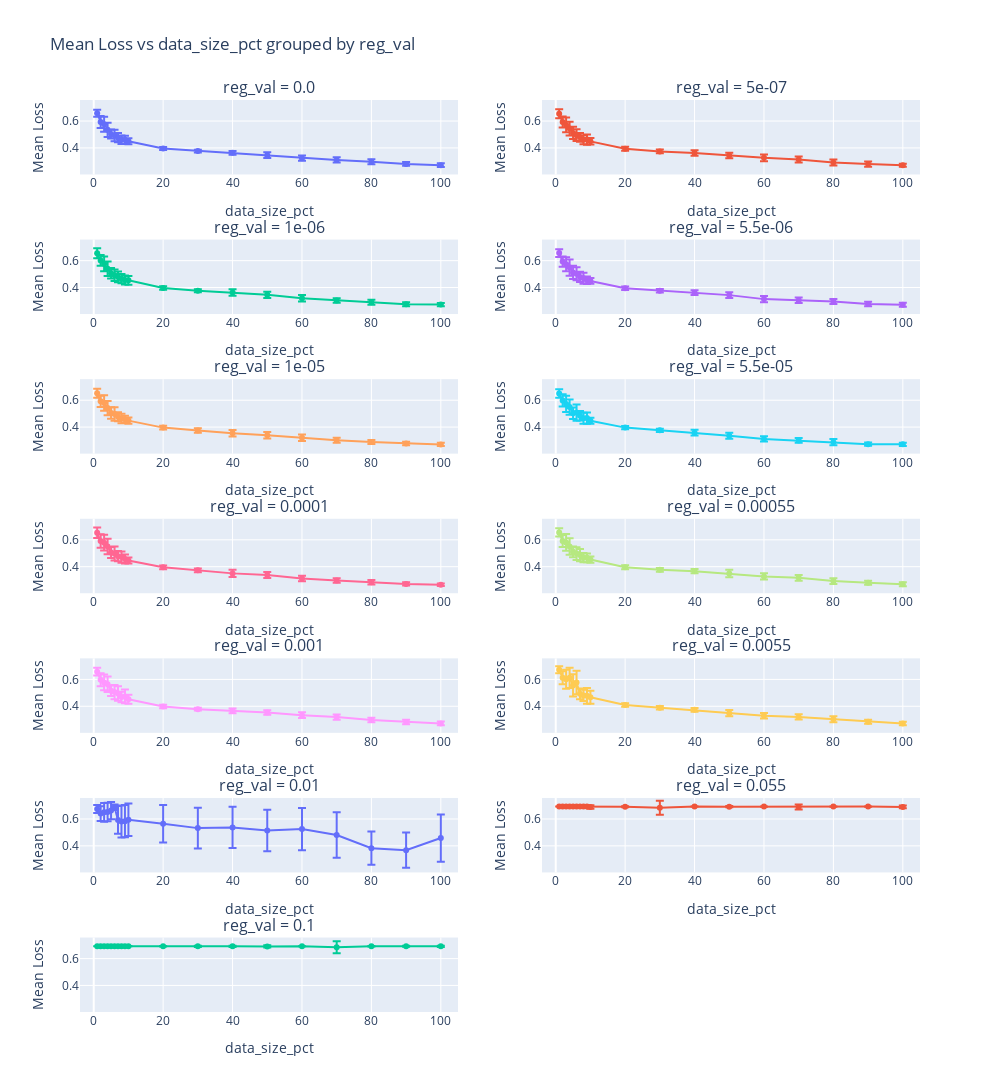

Notebook cell for this chart:
### Code cell
plot_reg_val = plot_mean_loss(dataset, x_axis='data_size_pct', group_by='reg_val', log_x=False)

### Figure 1 — Plotly figure (JSON) as saved in the notebook; plotly's stock layout.template omitted (floating-point values rounded to 4 significant figures)
{"data": [{"error_y": {"array": [0.02639, 0.04429, 0.05514, 0.05271, 0.03351, 0.04314, 0.03443, 0.03184, 0.02993, 0.02291, 0.01124, 0.01028, 0.01366, 0.02127, 0.01938, 0.01961, 0.01875, 0.01398, 0.01399], "type": "data", "visible": true}, "hoverinfo": "text", "hovertext": ["data_size_pct: 1<br>Mean Loss: 0.6581666253010432<br>Avg Learning Rate: 0.005257", "data_size_pct: 2<br>Mean Loss: 0.5933529893557231<br>Avg Learning Rate: 0.00172", "data_size_pct: 3<br>Mean Loss: 0.5761397994558017<br>Avg Learning Rate: 0.00328", "data_size_pct: 4<br>Mean Loss: 0.5346060084303219<br>Avg Learning Rate: 0.00193", "data_size_pct: 5<br>Mean Loss: 0.5032687005897363<br>Avg Learning Rate: 0.00082", "data_size_pct: 6<br>Mean Loss: 0.4929598865409692<br>Avg Learning Rate: 0.0008500000000000001", "data_size_pct: 7<br>Mean Loss: 0.47589851483702655<br>Avg Learning Rate: 0.00112", "data_size_pct: 8<br>Mean Loss: 0.4607821782926718<br>Avg Learning Rate: 0.00112", "data_size_pct: 9<br>Mean Loss: 0.46054519275824224<br>Avg Learning Rate: 0.00091", "data_size_pct: 10<br>Mean Loss: 0.44953491879006224<br>Avg Learning Rate: 0.00082", "data_size_pct: 20<br>Mean Loss: 0.39483428952594596<br>Avg Learning Rate: 0.000355", "data_size_pct: 30<br>Mean Loss: 0.3768753640602032<br>Avg Learning Rate: 0.001015", "data_size_pct: 40<br>Mean Loss: 0.36295416367550687<br>Avg Learning Rate: 0.0026470000000000005", "data_size_pct: 50<br>Mean Loss: 0.3461409385502338<br>Avg Learning Rate: 0.003709", "data_size_pct: 60<br>Mean Loss: 0.32353477043410145<br>Avg Learning Rate: 0.005710000000000001", "data_size_pct: 70<br>Mean Loss: 0.31006798315793277<br>Avg Learning Rate: 0.006070000000000001", "data_size_pct: 80<br>Mean Loss: 0.2970875490456819<br>Avg Learning Rate: 0.006367", "data_size_pct: 90<br>Mean Loss: 0.28076828154424827<br>Avg Learning Rate: 0.00577", "data_size_pct: 100<br>Mean Loss: 0.27146354397137956<br>Avg Learning Rate: 0.00724"], "mode": "lines+markers", "name": "0.0", "type": "scatter", "x": [1, 2, 3, 4, 5, 6, 7, 8, 9, 10, 20, 30, 40, 50, 60, 70, 80, 90, 100], "xaxis": "x", "y": [0.6582, 0.5934, 0.5761, 0.5346, 0.5033, 0.493, 0.4759, 0.4608, 0.4605, 0.4495, 0.3948, 0.3769, 0.363, 0.3461, 0.3235, 0.3101, 0.2971, 0.2808, 0.2715], "yaxis": "y"}, {"error_y": {"array": [0.0334, 0.04134, 0.05503, 0.05158, 0.04576, 0.04383, 0.0321, 0.03319, 0.03816, 0.0241, 0.01513, 0.01448, 0.02003, 0.02024, 0.02545, 0.02198, 0.02214, 0.01927, 0.01155], "type": "data", "visible": true}, "hoverinfo": "text", "hovertext": ["data_size_pct: 1<br>Mean Loss: 0.6542377854386966<br>Avg Learning Rate: 0.006127", "data_size_pct: 2<br>Mean Loss: 0.5931385990977288<br>Avg Learning Rate: 0.00235", "data_size_pct: 3<br>Mean Loss: 0.5710081625481447<br>Avg Learning Rate: 0.00364", "data_size_pct: 4<br>Mean Loss: 0.5440779816110929<br>Avg Learning Rate: 0.00295", "data_size_pct: 5<br>Mean Loss: 0.5114081205427646<br>Avg Learning Rate: 0.00091", "data_size_pct: 6<br>Mean Loss: 0.49484785373012224<br>Avg Learning Rate: 0.0008500000000000001", "data_size_pct: 7<br>Mean Loss: 0.47850306406617166<br>Avg Learning Rate: 0.0005200000000000001", "data_size_pct: 8<br>Mean Loss: 0.4609370579073826<br>Avg Learning Rate: 0.00046", "data_size_pct: 9<br>Mean Loss: 0.46227793211738266<br>Avg Learning Rate: 0.0011500000000000002", "data_size_pct: 10<br>Mean Loss: 0.44872433379292487<br>Avg Learning Rate: 0.00055", "data_size_pct: 20<br>Mean Loss: 0.3939296383410692<br>Avg Learning Rate: 4.6e-05", "data_size_pct: 30<br>Mean Loss: 0.37410440636177855<br>Avg Learning Rate: 0.00148", "data_size_pct: 40<br>Mean Loss: 0.3624545518060525<br>Avg Learning Rate: 0.003418", "data_size_pct: 50<br>Mean Loss: 0.34302108847846585<br>Avg Learning Rate: 0.006217", "data_size_pct: 60<br>Mean Loss: 0.32624589287986355<br>Avg Learning Rate: 0.0062050000000000004", "data_size_pct: 70<br>Mean Loss: 0.31415635642906026<br>Avg Learning Rate: 0.006667", "data_size_pct: 80<br>Mean Loss: 0.2919695634891589<br>Avg Learning Rate: 0.006034", "data_size_pct: 90<br>Mean Loss: 0.27933164980262515<br>Avg Learning Rate: 0.0060999999999999995", "data_size_pct: 100<br>Mean Loss: 0.27053767847518123<br>Avg Learning Rate: 0.007537"], "mode": "lines+markers", "name": "5e-07", "type": "scatter", "x": [1, 2, 3, 4, 5, 6, 7, 8, 9, 10, 20, 30, 40, 50, 60, 70, 80, 90, 100], "xaxis": "x2", "y": [0.6542, 0.5931, 0.571, 0.5441, 0.5114, 0.4948, 0.4785, 0.4609, 0.4623, 0.4487, 0.3939, 0.3741, 0.3625, 0.343, 0.3262, 0.3142, 0.292, 0.2793, 0.2705], "yaxis": "y2"}, {"error_y": {"array": [0.03691, 0.03983, 0.0548, 0.05426, 0.03914, 0.04251, 0.03967, 0.0347, 0.03342, 0.03307, 0.01323, 0.01133, 0.02362, 0.02329, 0.02501, 0.01679, 0.01828, 0.01499, 0.01171], "type": "data", "visible": true}, "hoverinfo": "text", "hovertext": ["data_size_pct: 1<br>Mean Loss: 0.6553212486207485<br>Avg Learning Rate: 0.005527000000000001", "data_size_pct: 2<br>Mean Loss: 0.6012765245636305<br>Avg Learning Rate: 0.0020800000000000003", "data_size_pct: 3<br>Mean Loss: 0.5759483127295971<br>Avg Learning Rate: 0.00331", "data_size_pct: 4<br>Mean Loss: 0.5401459895074368<br>Avg Learning Rate: 0.0029800000000000004", "data_size_pct: 5<br>Mean Loss: 0.5066953108708063<br>Avg Learning Rate: 0.0005800000000000001", "data_size_pct: 6<br>Mean Loss: 0.491565449933211<br>Avg Learning Rate: 0.00097", "data_size_pct: 7<br>Mean Loss: 0.47882764081160223<br>Avg Learning Rate: 0.0011200000000000001", "data_size_pct: 8<br>Mean Loss: 0.46557365482052165<br>Avg Learning Rate: 0.0008500000000000001", "data_size_pct: 9<br>Mean Loss: 0.4563390112419923<br>Avg Learning Rate: 0.0008500000000000001", "data_size_pct: 10<br>Mean Loss: 0.45336366285880403<br>Avg Learning Rate: 0.0009400000000000001", "data_size_pct: 20<br>Mean Loss: 0.39568620880444844<br>Avg Learning Rate: 0.00036700000000000003", "data_size_pct: 30<br>Mean Loss: 0.37513332923253373<br>Avg Learning Rate: 0.001414", "data_size_pct: 40<br>Mean Loss: 0.362532040476799<br>Avg Learning Rate: 0.003049", "data_size_pct: 50<br>Mean Loss: 0.34571763043602305<br>Avg Learning Rate: 0.005788000000000001", "data_size_pct: 60<br>Mean Loss: 0.319752679169178<br>Avg Learning Rate: 0.006907", "data_size_pct: 70<br>Mean Loss: 0.3026123406117161<br>Avg Learning Rate: 0.0088", "data_size_pct: 80<br>Mean Loss: 0.29057660923649864<br>Avg Learning Rate: 0.008167", "data_size_pct: 90<br>Mean Loss: 0.275194427780807<br>Avg Learning Rate: 0.006634", "data_size_pct: 100<br>Mean Loss: 0.27238740331182876<br>Avg Learning Rate: 0.00634"], "mode": "lines+markers", "name": "1e-06", "type": "scatter", "x": [1, 2, 3, 4, 5, 6, 7, 8, 9, 10, 20, 30, 40, 50, 60, 70, 80, 90, 100], "xaxis": "x3", "y": [0.6553, 0.6013, 0.5759, 0.5401, 0.5067, 0.4916, 0.4788, 0.4656, 0.4563, 0.4534, 0.3957, 0.3751, 0.3625, 0.3457, 0.3198, 0.3026, 0.2906, 0.2752, 0.2724], "yaxis": "y3"}, {"error_y": {"array": [0.02888, 0.0378, 0.05194, 0.05982, 0.04958, 0.04882, 0.03784, 0.0413, 0.02723, 0.02116, 0.01348, 0.01365, 0.01721, 0.02137, 0.02272, 0.02051, 0.01815, 0.0165, 0.01551], "type": "data", "visible": true}, "hoverinfo": "text", "hovertext": ["data_size_pct: 1<br>Mean Loss: 0.6560138613979022<br>Avg Learning Rate: 0.004657", "data_size_pct: 2<br>Mean Loss: 0.5929482033848763<br>Avg Learning Rate: 0.0025900000000000003", "data_size_pct: 3<br>Mean Loss: 0.572860000183185<br>Avg Learning Rate: 0.00334", "data_size_pct: 4<br>Mean Loss: 0.5479812412957351<br>Avg Learning Rate: 0.00244", "data_size_pct: 5<br>Mean Loss: 0.5119637344777584<br>Avg Learning Rate: 0.00088", "data_size_pct: 6<br>Mean Loss: 0.5020668937762578<br>Avg Learning Rate: 0.00103", "data_size_pct: 7<br>Mean Loss: 0.47866598544021444<br>Avg Learning Rate: 0.00046", "data_size_pct: 8<br>Mean Loss: 0.4689379658301671<br>Avg Learning Rate: 0.00058", "data_size_pct: 9<br>Mean Loss: 0.45412735611200333<br>Avg Learning Rate: 0.0014500000000000001", "data_size_pct: 10<br>Mean Loss: 0.4488921896616617<br>Avg Learning Rate: 0.00082", "data_size_pct: 20<br>Mean Loss: 0.39480086592336494<br>Avg Learning Rate: 0.00049", "data_size_pct: 30<br>Mean Loss: 0.3758403965334097<br>Avg Learning Rate: 0.001414", "data_size_pct: 40<br>Mean Loss: 0.36165618712703385<br>Avg Learning Rate: 0.003844", "data_size_pct: 50<br>Mean Loss: 0.34316356721023716<br>Avg Learning Rate: 0.005572", "data_size_pct: 60<br>Mean Loss: 0.31336063196261726<br>Avg Learning Rate: 0.0075699999999999995", "data_size_pct: 70<br>Mean Loss: 0.3045816220218936<br>Avg Learning Rate: 0.007837", "data_size_pct: 80<br>Mean Loss: 0.2960222912331422<br>Avg Learning Rate: 0.007209999999999999", "data_size_pct: 90<br>Mean Loss: 0.2771260326852401<br>Avg Learning Rate: 0.00847", "data_size_pct: 100<br>Mean Loss: 0.2715418578063448<br>Avg Learning Rate: 0.006337"], "mode": "lines+markers", "name": "5.5e-06", "type": "scatter", "x": [1, 2, 3, 4, 5, 6, 7, 8, 9, 10, 20, 30, 40, 50, 60, 70, 80, 90, 100], "xaxis": "x4", "y": [0.656, 0.5929, 0.5729, 0.548, 0.512, 0.5021, 0.4787, 0.4689, 0.4541, 0.4489, 0.3948, 0.3758, 0.3617, 0.3432, 0.3134, 0.3046, 0.296, 0.2771, 0.2715], "yaxis": "y4"}, {"error_y": {"array": [0.03381, 0.04178, 0.05687, 0.05305, 0.04211, 0.05, 0.03312, 0.03524, 0.02616, 0.02347, 0.01396, 0.01599, 0.02386, 0.0245, 0.0233, 0.01918, 0.01455, 0.01289, 0.01273], "type": "data", "visible": true}, "hoverinfo": "text", "hovertext": ["data_size_pct: 1<br>Mean Loss: 0.6519740112125874<br>Avg Learning Rate: 0.005347", "data_size_pct: 2<br>Mean Loss: 0.5919789568086464<br>Avg Learning Rate: 0.00193", "data_size_pct: 3<br>Mean Loss: 0.5794247765342394<br>Avg Learning Rate: 0.003607", "data_size_pct: 4<br>Mean Loss: 0.5415326349933942<br>Avg Learning Rate: 0.00136", "data_size_pct: 5<br>Mean Loss: 0.5050825086732705<br>Avg Learning Rate: 0.00028", "data_size_pct: 6<br>Mean Loss: 0.49764983162283893<br>Avg Learning Rate: 0.00025", "data_size_pct: 7<br>Mean Loss: 0.4764381967236598<br>Avg Learning Rate: 0.00193", "data_size_pct: 8<br>Mean Loss: 0.4640666126211484<br>Avg Learning Rate: 0.0012400000000000002", "data_size_pct: 9<br>Mean Loss: 0.45906366343299543<br>Avg Learning Rate: 0.00064", "data_size_pct: 10<br>Mean Loss: 0.44815312648812927<br>Avg Learning Rate: 0.00118", "data_size_pct: 20<br>Mean Loss: 0.396020470286409<br>Avg Learning Rate: 1.3000000000000001e-05", "data_size_pct: 30<br>Mean Loss: 0.3746653924634059<br>Avg Learning Rate: 0.001783", "data_size_pct: 40<br>Mean Loss: 0.3539781293024619<br>Avg Learning Rate: 0.004752999999999999", "data_size_pct: 50<br>Mean Loss: 0.3393823012088735<br>Avg Learning Rate: 0.006268", "data_size_pct: 60<br>Mean Loss: 0.3205225010837118<br>Avg Learning Rate: 0.00661", "data_size_pct: 70<br>Mean Loss: 0.3017274181048075<br>Avg Learning Rate: 0.00817", "data_size_pct: 80<br>Mean Loss: 0.2890753849223256<br>Avg Learning Rate: 0.0076", "data_size_pct: 90<br>Mean Loss: 0.2774491782610615<br>Avg Learning Rate: 0.0075699999999999995", "data_size_pct: 100<br>Mean Loss: 0.27106745842844243<br>Avg Learning Rate: 0.0076"], "mode": "lines+markers", "name": "1e-05", "type": "scatter", "x": [1, 2, 3, 4, 5, 6, 7, 8, 9, 10, 20, 30, 40, 50, 60, 70, 80, 90, 100], "xaxis": "x5", "y": [0.652, 0.592, 0.5794, 0.5415, 0.5051, 0.4976, 0.4764, 0.4641, 0.4591, 0.4482, 0.396, 0.3747, 0.354, 0.3394, 0.3205, 0.3017, 0.2891, 0.2774, 0.2711], "yaxis": "y5"}, {"error_y": {"array": [0.03189, 0.04561, 0.05998, 0.05661, 0.04236, 0.06044, 0.03551, 0.04066, 0.042, 0.02215, 0.01134, 0.01232, 0.02134, 0.02315, 0.01967, 0.01763, 0.02253, 0.01168, 0.01265], "type": "data", "visible": true}, "hoverinfo": "text", "hovertext": ["data_size_pct: 1<br>Mean Loss: 0.6501003796855609<br>Avg Learning Rate: 0.005257", "data_size_pct: 2<br>Mean Loss: 0.5980324629445871<br>Avg Learning Rate: 0.0025900000000000003", "data_size_pct: 3<br>Mean Loss: 0.5727694563567638<br>Avg Learning Rate: 0.00304", "data_size_pct: 4<br>Mean Loss: 0.5489964440961679<br>Avg Learning Rate: 0.00118", "data_size_pct: 5<br>Mean Loss: 0.5025759569307168<br>Avg Learning Rate: 0.0008500000000000001", "data_size_pct: 6<br>Mean Loss: 0.5083393233021101<br>Avg Learning Rate: 0.00103", "data_size_pct: 7<br>Mean Loss: 0.48471704110503194<br>Avg Learning Rate: 0.0015400000000000001", "data_size_pct: 8<br>Mean Loss: 0.4652848449349403<br>Avg Learning Rate: 0.00088", "data_size_pct: 9<br>Mean Loss: 0.46675374316672485<br>Avg Learning Rate: 0.00148", "data_size_pct: 10<br>Mean Loss: 0.4471662640074889<br>Avg Learning Rate: 0.0014500000000000001", "data_size_pct: 20<br>Mean Loss: 0.3960685905814171<br>Avg Learning Rate: 8.5e-05", "data_size_pct: 30<br>Mean Loss: 0.37564582889278725<br>Avg Learning Rate: 0.001075", "data_size_pct: 40<br>Mean Loss: 0.3586797937254111<br>Avg Learning Rate: 0.0047740000000000005", "data_size_pct: 50<br>Mean Loss: 0.33535327290495237<br>Avg Learning Rate: 0.005938", "data_size_pct: 60<br>Mean Loss: 0.31206930480897427<br>Avg Learning Rate: 0.00814", "data_size_pct: 70<br>Mean Loss: 0.3008006035412351<br>Avg Learning Rate: 0.0088", "data_size_pct: 80<br>Mean Loss: 0.2877808578809102<br>Avg Learning Rate: 0.00748", "data_size_pct: 90<br>Mean Loss: 0.2726725081540644<br>Avg Learning Rate: 0.0079", "data_size_pct: 100<br>Mean Loss: 0.27134072436640655<br>Avg Learning Rate: 0.00661"], "mode": "lines+markers", "name": "5.5e-05", "type": "scatter", "x": [1, 2, 3, 4, 5, 6, 7, 8, 9, 10, 20, 30, 40, 50, 60, 70, 80, 90, 100], "xaxis": "x6", "y": [0.6501, 0.598, 0.5728, 0.549, 0.5026, 0.5083, 0.4847, 0.4653, 0.4668, 0.4472, 0.3961, 0.3756, 0.3587, 0.3354, 0.3121, 0.3008, 0.2878, 0.2727, 0.2713], "yaxis": "y6"}, {"error_y": {"array": [0.03905, 0.05017, 0.05814, 0.05849, 0.04038, 0.0521, 0.03858, 0.0423, 0.03282, 0.0228, 0.01346, 0.01442, 0.02646, 0.02176, 0.02114, 0.01702, 0.01707, 0.01225, 0.009373], "type": "data", "visible": true}, "hoverinfo": "text", "hovertext": ["data_size_pct: 1<br>Mean Loss: 0.6522047417362532<br>Avg Learning Rate: 0.0049239999999999996", "data_size_pct: 2<br>Mean Loss: 0.5909631069004535<br>Avg Learning Rate: 0.00232", "data_size_pct: 3<br>Mean Loss: 0.5789720327158768<br>Avg Learning Rate: 0.0028", "data_size_pct: 4<br>Mean Loss: 0.5503341896335283<br>Avg Learning Rate: 0.0016599999999999998", "data_size_pct: 5<br>Mean Loss: 0.5055506813029448<br>Avg Learning Rate: 0.00091", "data_size_pct: 6<br>Mean Loss: 0.49738061582048737<br>Avg Learning Rate: 0.00088", "data_size_pct: 7<br>Mean Loss: 0.4783628050982952<br>Avg Learning Rate: 0.0012400000000000002", "data_size_pct: 8<br>Mean Loss: 0.4714355979859829<br>Avg Learning Rate: 0.00061", "data_size_pct: 9<br>Mean Loss: 0.45733347999552887<br>Avg Learning Rate: 0.00148", "data_size_pct: 10<br>Mean Loss: 0.44610734413067493<br>Avg Learning Rate: 0.0009099999999999999", "data_size_pct: 20<br>Mean Loss: 0.39500916217764215<br>Avg Learning Rate: 1.8999999999999998e-05", "data_size_pct: 30<br>Mean Loss: 0.3726610822975635<br>Avg Learning Rate: 0.0021520000000000003", "data_size_pct: 40<br>Mean Loss: 0.35009281987945234<br>Avg Learning Rate: 0.004876", "data_size_pct: 50<br>Mean Loss: 0.3381049711753924<br>Avg Learning Rate: 0.005908", "data_size_pct: 60<br>Mean Loss: 0.3121661780898769<br>Avg Learning Rate: 0.007867", "data_size_pct: 70<br>Mean Loss: 0.2977014700447519<br>Avg Learning Rate: 0.007567", "data_size_pct: 80<br>Mean Loss: 0.2843022030343612<br>Avg Learning Rate: 0.0079", "data_size_pct: 90<br>Mean Loss: 0.271554356465737<br>Avg Learning Rate: 0.0075699999999999995", "data_size_pct: 100<br>Mean Loss: 0.26623569989576934<br>Avg Learning Rate: 0.006334"], "mode": "lines+markers", "name": "0.0001", "type": "scatter", "x": [1, 2, 3, 4, 5, 6, 7, 8, 9, 10, 20, 30, 40, 50, 60, 70, 80, 90, 100], "xaxis": "x7", "y": [0.6522, 0.591, 0.579, 0.5503, 0.5056, 0.4974, 0.4784, 0.4714, 0.4573, 0.4461, 0.395, 0.3727, 0.3501, 0.3381, 0.3122, 0.2977, 0.2843, 0.2716, 0.2662], "yaxis": "y7"}, {"error_y": {"array": [0.03037, 0.04464, 0.06265, 0.06115, 0.04012, 0.04723, 0.04573, 0.03421, 0.03277, 0.02315, 0.01436, 0.0146, 0.01629, 0.0277, 0.02344, 0.02147, 0.02191, 0.01514, 0.01439], "type": "data", "visible": true}, "hoverinfo": "text", "hovertext": ["data_size_pct: 1<br>Mean Loss: 0.6549923621118069<br>Avg Learning Rate: 0.007147", "data_size_pct: 2<br>Mean Loss: 0.5916651115318139<br>Avg Learning Rate: 0.00268", "data_size_pct: 3<br>Mean Loss: 0.5804419896006584<br>Avg Learning Rate: 0.002707", "data_size_pct: 4<br>Mean Loss: 0.5507821649809678<br>Avg Learning Rate: 0.001747", "data_size_pct: 5<br>Mean Loss: 0.5109780052800973<br>Avg Learning Rate: 0.00103", "data_size_pct: 6<br>Mean Loss: 0.4973147771755854<br>Avg Learning Rate: 0.00136", "data_size_pct: 7<br>Mean Loss: 0.4865232784549395<br>Avg Learning Rate: 0.0013", "data_size_pct: 8<br>Mean Loss: 0.4669698222478231<br>Avg Learning Rate: 0.00028000000000000003", "data_size_pct: 9<br>Mean Loss: 0.4656204885741075<br>Avg Learning Rate: 0.00154", "data_size_pct: 10<br>Mean Loss: 0.4529058486223221<br>Avg Learning Rate: 0.0005800000000000001", "data_size_pct: 20<br>Mean Loss: 0.3960737177977959<br>Avg Learning Rate: 5.5e-05", "data_size_pct: 30<br>Mean Loss: 0.376337344845136<br>Avg Learning Rate: 0.001183", "data_size_pct: 40<br>Mean Loss: 0.3665873764703671<br>Avg Learning Rate: 0.002149", "data_size_pct: 50<br>Mean Loss: 0.34899570032954214<br>Avg Learning Rate: 0.0024790000000000003", "data_size_pct: 60<br>Mean Loss: 0.3272202268739541<br>Avg Learning Rate: 0.003508", "data_size_pct: 70<br>Mean Loss: 0.3171267977977792<br>Avg Learning Rate: 0.0017800000000000001", "data_size_pct: 80<br>Mean Loss: 0.2928152192632357<br>Avg Learning Rate: 0.001807", "data_size_pct: 90<br>Mean Loss: 0.28061467652519545<br>Avg Learning Rate: 0.0027370000000000003", "data_size_pct: 100<br>Mean Loss: 0.2690502793093522<br>Avg Learning Rate: 0.003007"], "mode": "lines+markers", "name": "0.00055", "type": "scatter", "x": [1, 2, 3, 4, 5, 6, 7, 8, 9, 10, 20, 30, 40, 50, 60, 70, 80, 90, 100], "xaxis": "x8", "y": [0.655, 0.5917, 0.5804, 0.5508, 0.511, 0.4973, 0.4865, 0.467, 0.4656, 0.4529, 0.3961, 0.3763, 0.3666, 0.349, 0.3272, 0.3171, 0.2928, 0.2806, 0.2691], "yaxis": "y8"}, {"error_y": {"array": [0.02859, 0.04817, 0.05862, 0.05825, 0.03971, 0.0532, 0.05338, 0.03992, 0.05111, 0.03335, 0.01334, 0.01019, 0.01738, 0.01719, 0.02196, 0.01921, 0.01728, 0.01729, 0.01354], "type": "data", "visible": true}, "hoverinfo": "text", "hovertext": ["data_size_pct: 1<br>Mean Loss: 0.6575504075487455<br>Avg Learning Rate: 0.005584", "data_size_pct: 2<br>Mean Loss: 0.5972034854690234<br>Avg Learning Rate: 0.006640000000000001", "data_size_pct: 3<br>Mean Loss: 0.5771447610855103<br>Avg Learning Rate: 0.00292", "data_size_pct: 4<br>Mean Loss: 0.5640823223690192<br>Avg Learning Rate: 0.00184", "data_size_pct: 5<br>Mean Loss: 0.5157178960740566<br>Avg Learning Rate: 0.00103", "data_size_pct: 6<br>Mean Loss: 0.5056587937474251<br>Avg Learning Rate: 0.00073", "data_size_pct: 7<br>Mean Loss: 0.49500284478068346<br>Avg Learning Rate: 0.00037", "data_size_pct: 8<br>Mean Loss: 0.4690370026727517<br>Avg Learning Rate: 0.00067", "data_size_pct: 9<br>Mean Loss: 0.47301637773712474<br>Avg Learning Rate: 0.0004", "data_size_pct: 10<br>Mean Loss: 0.4525014854967594<br>Avg Learning Rate: 0.00022", "data_size_pct: 20<br>Mean Loss: 0.39848356458048023<br>Avg Learning Rate: 8.8e-05", "data_size_pct: 30<br>Mean Loss: 0.3785274245093266<br>Avg Learning Rate: 0.000154", "data_size_pct: 40<br>Mean Loss: 0.3659661458432674<br>Avg Learning Rate: 0.001018", "data_size_pct: 50<br>Mean Loss: 0.3536873939385016<br>Avg Learning Rate: 0.000481", "data_size_pct: 60<br>Mean Loss: 0.3337749928918977<br>Avg Learning Rate: 0.0013750000000000001", "data_size_pct: 70<br>Mean Loss: 0.31928075933208067<br>Avg Learning Rate: 0.00148", "data_size_pct: 80<br>Mean Loss: 0.2980069141834974<br>Avg Learning Rate: 0.001114", "data_size_pct: 90<br>Mean Loss: 0.2829761440679431<br>Avg Learning Rate: 0.000964", "data_size_pct: 100<br>Mean Loss: 0.2721613420173526<br>Avg Learning Rate: 0.001144"], "mode": "lines+markers", "name": "0.001", "type": "scatter", "x": [1, 2, 3, 4, 5, 6, 7, 8, 9, 10, 20, 30, 40, 50, 60, 70, 80, 90, 100], "xaxis": "x9", "y": [0.6576, 0.5972, 0.5771, 0.5641, 0.5157, 0.5057, 0.495, 0.469, 0.473, 0.4525, 0.3985, 0.3785, 0.366, 0.3537, 0.3338, 0.3193, 0.298, 0.283, 0.2722], "yaxis": "y9"}, {"error_y": {"array": [0.02577, 0.04865, 0.07116, 0.07547, 0.08295, 0.08768, 0.04009, 0.04261, 0.05791, 0.04902, 0.01341, 0.01238, 0.01381, 0.02402, 0.02028, 0.02033, 0.02221, 0.01448, 0.01296], "type": "data", "visible": true}, "hoverinfo": "text", "hovertext": ["data_size_pct: 1<br>Mean Loss: 0.6714701493581136<br>Avg Learning Rate: 0.006721", "data_size_pct: 2<br>Mean Loss: 0.612005858918031<br>Avg Learning Rate: 0.001987", "data_size_pct: 3<br>Mean Loss: 0.600956768890222<br>Avg Learning Rate: 0.002131", "data_size_pct: 4<br>Mean Loss: 0.6118499975899855<br>Avg Learning Rate: 0.007102", "data_size_pct: 5<br>Mean Loss: 0.5553161309659481<br>Avg Learning Rate: 0.0037540000000000004", "data_size_pct: 6<br>Mean Loss: 0.5764315586288771<br>Avg Learning Rate: 0.000994", "data_size_pct: 7<br>Mean Loss: 0.49306291510661443<br>Avg Learning Rate: 0.00067", "data_size_pct: 8<br>Mean Loss: 0.48108858019113543<br>Avg Learning Rate: 0.00064", "data_size_pct: 9<br>Mean Loss: 0.47754631881912546<br>Avg Learning Rate: 0.0005800000000000001", "data_size_pct: 10<br>Mean Loss: 0.4673196513454119<br>Avg Learning Rate: 0.00055", "data_size_pct: 20<br>Mean Loss: 0.4094022982815901<br>Avg Learning Rate: 0.00025", "data_size_pct: 30<br>Mean Loss: 0.3889691068977117<br>Avg Learning Rate: 0.000205", "data_size_pct: 40<br>Mean Loss: 0.37344965457916257<br>Avg Learning Rate: 0.00023500000000000002", "data_size_pct: 50<br>Mean Loss: 0.3488370450834433<br>Avg Learning Rate: 0.0005350000000000001", "data_size_pct: 60<br>Mean Loss: 0.32924755778163667<br>Avg Learning Rate: 0.0005470000000000001", "data_size_pct: 70<br>Mean Loss: 0.32088526178151366<br>Avg Learning Rate: 0.00041200000000000004", "data_size_pct: 80<br>Mean Loss: 0.3028749667232235<br>Avg Learning Rate: 0.00035800000000000003", "data_size_pct: 90<br>Mean Loss: 0.2846084058533112<br>Avg Learning Rate: 0.00031600000000000004", "data_size_pct: 100<br>Mean Loss: 0.27162793272485336<br>Avg Learning Rate: 0.00028300000000000005"], "mode": "lines+markers", "name": "0.0055", "type": "scatter", "x": [1, 2, 3, 4, 5, 6, 7, 8, 9, 10, 20, 30, 40, 50, 60, 70, 80, 90, 100], "xaxis": "x10", "y": [0.6715, 0.612, 0.601, 0.6118, 0.5553, 0.5764, 0.4931, 0.4811, 0.4775, 0.4673, 0.4094, 0.389, 0.3734, 0.3488, 0.3292, 0.3209, 0.3029, 0.2846, 0.2716], "yaxis": "y10"}, {"error_y": {"array": [0.02972, 0.05557, 0.06968, 0.06939, 0.06485, 0.02057, 0.1034, 0.1189, 0.12, 0.1208, 0.1393, 0.1516, 0.1537, 0.1544, 0.1569, 0.1694, 0.1241, 0.1313, 0.176], "type": "data", "visible": true}, "hoverinfo": "text", "hovertext": ["data_size_pct: 1<br>Mean Loss: 0.6744793080290158<br>Avg Learning Rate: 0.004999000000000001", "data_size_pct: 2<br>Mean Loss: 0.6401800714929898<br>Avg Learning Rate: 0.000874", "data_size_pct: 3<br>Mean Loss: 0.6501476026078065<br>Avg Learning Rate: 0.000397", "data_size_pct: 4<br>Mean Loss: 0.6518168269097805<br>Avg Learning Rate: 0.00046300000000000003", "data_size_pct: 5<br>Mean Loss: 0.6627806815505027<br>Avg Learning Rate: 0.0007779999999999999", "data_size_pct: 6<br>Mean Loss: 0.6872516894340515<br>Avg Learning Rate: 0.001654", "data_size_pct: 7<br>Mean Loss: 0.5928964144488176<br>Avg Learning Rate: 0.004858", "data_size_pct: 8<br>Mean Loss: 0.5819545864065488<br>Avg Learning Rate: 0.000175", "data_size_pct: 9<br>Mean Loss: 0.5840384743114312<br>Avg Learning Rate: 0.0035680000000000004", "data_size_pct: 10<br>Mean Loss: 0.594488497277101<br>Avg Learning Rate: 0.004018", "data_size_pct: 20<br>Mean Loss: 0.5648902184764545<br>Avg Learning Rate: 0.00043", "data_size_pct: 30<br>Mean Loss: 0.5321315043916305<br>Avg Learning Rate: 7.3e-05", "data_size_pct: 40<br>Mean Loss: 0.5376759743193785<br>Avg Learning Rate: 6.1e-05", "data_size_pct: 50<br>Mean Loss: 0.5149487855782111<br>Avg Learning Rate: 5.2e-05", "data_size_pct: 60<br>Mean Loss: 0.5248377774655819<br>Avg Learning Rate: 2.8e-05", "data_size_pct: 70<br>Mean Loss: 0.4803744142502546<br>Avg Learning Rate: 4.9e-05", "data_size_pct: 80<br>Mean Loss: 0.38297268375754356<br>Avg Learning Rate: 4.600000000000001e-05", "data_size_pct: 90<br>Mean Loss: 0.36803871747106315<br>Avg Learning Rate: 4.3e-05", "data_size_pct: 100<br>Mean Loss: 0.45807753733048834<br>Avg Learning Rate: 4e-05"], "mode": "lines+markers", "name": "0.01", "type": "scatter", "x": [1, 2, 3, 4, 5, 6, 7, 8, 9, 10, 20, 30, 40, 50, 60, 70, 80, 90, 100], "xaxis": "x11", "y": [0.6745, 0.6402, 0.6501, 0.6518, 0.6628, 0.6873, 0.5929, 0.582, 0.584, 0.5945, 0.5649, 0.5321, 0.5377, 0.5149, 0.5248, 0.4804, 0.383, 0.368, 0.4581], "yaxis": "y11"}, {"error_y": {"array": [0.0004593, 0.0006423, 0.0001764, 0.0007597, 0.0001027, 9.159e-05, 0.0002067, 0.000246, 5.617e-05, 0.01299, 0.00396, 0.05195, 0.0001805, 0.004204, 0.0004567, 0.01916, 0.000448, 0.001603, 0.01069], "type": "data", "visible": true}, "hoverinfo": "text", "hovertext": ["data_size_pct: 1<br>Mean Loss: 0.6927858612934749<br>Avg Learning Rate: 0.0005769999999999999", "data_size_pct: 2<br>Mean Loss: 0.6926901299754779<br>Avg Learning Rate: 0.004342", "data_size_pct: 3<br>Mean Loss: 0.6927574083209038<br>Avg Learning Rate: 0.001696", "data_size_pct: 4<br>Mean Loss: 0.6925590170423189<br>Avg Learning Rate: 0.004273", "data_size_pct: 5<br>Mean Loss: 0.692685031692187<br>Avg Learning Rate: 0.003058", "data_size_pct: 6<br>Mean Loss: 0.6926926989356677<br>Avg Learning Rate: 0.0029620000000000002", "data_size_pct: 7<br>Mean Loss: 0.6927466990550359<br>Avg Learning Rate: 0.002131", "data_size_pct: 8<br>Mean Loss: 0.6927371519804001<br>Avg Learning Rate: 0.002056", "data_size_pct: 9<br>Mean Loss: 0.6926622685790063<br>Avg Learning Rate: 0.004339", "data_size_pct: 10<br>Mean Loss: 0.690292689204216<br>Avg Learning Rate: 0.004432000000000001", "data_size_pct: 20<br>Mean Loss: 0.6919463660319647<br>Avg Learning Rate: 0.012874", "data_size_pct: 30<br>Mean Loss: 0.6831468717753887<br>Avg Learning Rate: 0.018322", "data_size_pct: 40<br>Mean Loss: 0.6926896585027377<br>Avg Learning Rate: 0.011896", "data_size_pct: 50<br>Mean Loss: 0.6917744207382202<br>Avg Learning Rate: 0.012556000000000001", "data_size_pct: 60<br>Mean Loss: 0.6925910080472628<br>Avg Learning Rate: 0.019318000000000002", "data_size_pct: 70<br>Mean Loss: 0.6891132952769597<br>Avg Learning Rate: 0.025468", "data_size_pct: 80<br>Mean Loss: 0.6925667285919189<br>Avg Learning Rate: 0.011938", "data_size_pct: 90<br>Mean Loss: 0.6923100544015566<br>Avg Learning Rate: 0.015097000000000001", "data_size_pct: 100<br>Mean Loss: 0.6899328940113385<br>Avg Learning Rate: 0.021862"], "mode": "lines+markers", "name": "0.055", "type": "scatter", "x": [1, 2, 3, 4, 5, 6, 7, 8, 9, 10, 20, 30, 40, 50, 60, 70, 80, 90, 100], "xaxis": "x12", "y": [0.6928, 0.6927, 0.6928, 0.6926, 0.6927, 0.6927, 0.6927, 0.6927, 0.6927, 0.6903, 0.6919, 0.6831, 0.6927, 0.6918, 0.6926, 0.6891, 0.6926, 0.6923, 0.6899], "yaxis": "y12"}, {"error_y": {"array": [0.0001945, 0.0001363, 0.000433, 0.001762, 6.546e-05, 0.002532, 0.001601, 0.007319, 0.0005268, 0.0006936, 0.001551, 0.004515, 0.004591, 0.008327, 2.249e-05, 0.04422, 0.001765, 0.003864, 0.005117], "type": "data", "visible": true}, "hoverinfo": "text", "hovertext": ["data_size_pct: 1<br>Mean Loss: 0.6926637401183446<br>Avg Learning Rate: 0.004045000000000001", "data_size_pct: 2<br>Mean Loss: 0.6927340441942215<br>Avg Learning Rate: 0.002149", "data_size_pct: 3<br>Mean Loss: 0.6928059950470924<br>Avg Learning Rate: 0.004966", "data_size_pct: 4<br>Mean Loss: 0.6924329778552055<br>Avg Learning Rate: 0.005338", "data_size_pct: 5<br>Mean Loss: 0.6926976324121158<br>Avg Learning Rate: 0.003682", "data_size_pct: 6<br>Mean Loss: 0.6922258852918942<br>Avg Learning Rate: 0.006661", "data_size_pct: 7<br>Mean Loss: 0.6924071122209231<br>Avg Learning Rate: 0.010741", "data_size_pct: 8<br>Mean Loss: 0.6913414384921392<br>Avg Learning Rate: 0.004825", "data_size_pct: 9<br>Mean Loss: 0.6926365282138189<br>Avg Learning Rate: 0.004375", "data_size_pct: 10<br>Mean Loss: 0.6925472072760265<br>Avg Learning Rate: 0.009055", "data_size_pct: 20<br>Mean Loss: 0.6922978413105011<br>Avg Learning Rate: 0.008269", "data_size_pct: 30<br>Mean Loss: 0.6912273997068404<br>Avg Learning Rate: 0.025684", "data_size_pct: 40<br>Mean Loss: 0.6918428323666255<br>Avg Learning Rate: 0.009115000000000002", "data_size_pct: 50<br>Mean Loss: 0.6903826301296552<br>Avg Learning Rate: 0.012265", "data_size_pct: 60<br>Mean Loss: 0.6926770457625389<br>Avg Learning Rate: 0.011998000000000002", "data_size_pct: 70<br>Mean Loss: 0.6845456638932228<br>Avg Learning Rate: 0.028132", "data_size_pct: 80<br>Mean Loss: 0.6923183742165565<br>Avg Learning Rate: 0.015298", "data_size_pct: 90<br>Mean Loss: 0.6915860849618911<br>Avg Learning Rate: 0.019798", "data_size_pct: 100<br>Mean Loss: 0.6914100556572278<br>Avg Learning Rate: 0.017155"], "mode": "lines+markers", "name": "0.1", "type": "scatter", "x": [1, 2, 3, 4, 5, 6, 7, 8, 9, 10, 20, 30, 40, 50, 60, 70, 80, 90, 100], "xaxis": "x13", "y": [0.6927, 0.6927, 0.6928, 0.6924, 0.6927, 0.6922, 0.6924, 0.6913, 0.6926, 0.6925, 0.6923, 0.6912, 0.6918, 0.6904, 0.6927, 0.6845, 0.6923, 0.6916, 0.6914], "yaxis": "y13"}], "layout": {"annotations": [{"font": {"size": 16}, "showarrow": false, "text": "reg_val = 0.0", "x": 0.225, "xanchor": "center", "xref": "paper", "y": 1.0, "yanchor": "bottom", "yref": "paper"}, {"font": {"size": 16}, "showarrow": false, "text": "reg_val = 5e-07", "x": 0.775, "xanchor": "center", "xref": "paper", "y": 1.0, "yanchor": "bottom", "yref": "paper"}, {"font": {"size": 16}, "showarrow": false, "text": "reg_val = 1e-06", "x": 0.225, "xanchor": "center", "xref": "paper", "y": 0.8469, "yanchor": "bottom", "yref": "paper"}, {"font": {"size": 16}, "showarrow": false, "text": "reg_val = 5.5e-06", "x": 0.775, "xanchor": "center", "xref": "paper", "y": 0.8469, "yanchor": "bottom", "yref": "paper"}, {"font": {"size": 16}, "showarrow": false, "text": "reg_val = 1e-05", "x": 0.225, "xanchor": "center", "xref": "paper", "y": 0.6939, "yanchor": "bottom", "yref": "paper"}, {"font": {"size": 16}, "showarrow": false, "text": "reg_val = 5.5e-05", "x": 0.775, "xanchor": "center", "xref": "paper", "y": 0.6939, "yanchor": "bottom", "yref": "paper"}, {"font": {"size": 16}, "showarrow": false, "text": "reg_val = 0.0001", "x": 0.225, "xanchor": "center", "xref": "paper", "y": 0.5408, "yanchor": "bottom", "yref": "paper"}, {"font": {"size": 16}, "showarrow": false, "text": "reg_val = 0.00055", "x": 0.775, "xanchor": "center", "xref": "paper", "y": 0.5408, "yanchor": "bottom", "yref": "paper"}, {"font": {"size": 16}, "showarrow": false, "text": "reg_val = 0.001", "x": 0.225, "xanchor": "center", "xref": "paper", "y": 0.3878, "yanchor": "bottom", "yref": "paper"}, {"font": {"size": 16}, "showarrow": false, "text": "reg_val = 0.0055", "x": 0.775, "xanchor": "center", "xref": "paper", "y": 0.3878, "yanchor": "bottom", "yref": "paper"}, {"font": {"size": 16}, "showarrow": false, "text": "reg_val = 0.01", "x": 0.225, "xanchor": "center", "xref": "paper", "y": 0.2347, "yanchor": "bottom", "yref": "paper"}, {"font": {"size": 16}, "showarrow": false, "text": "reg_val = 0.055", "x": 0.775, "xanchor": "center", "xref": "paper", "y": 0.2347, "yanchor": "bottom", "yref": "paper"}, {"font": {"size": 16}, "showarrow": false, "text": "reg_val = 0.1", "x": 0.225, "xanchor": "center", "xref": "paper", "y": 0.08163, "yanchor": "bottom", "yref": "paper"}], "height": 2240, "showlegend": false, "title": {"text": "Mean Loss vs data_size_pct grouped by reg_val"}, "width": 1000, "xaxis": {"anchor": "y", "domain": [0, 0.45], "range": [-3.95, 105.0], "title": {"text": "data_size_pct"}}, "xaxis10": {"anchor": "y10", "domain": [0.55, 1], "range": [-3.95, 105.0], "title": {"text": "data_size_pct"}}, "xaxis11": {"anchor": "y11", "domain": [0, 0.45], "range": [-3.95, 105.0], "title": {"text": "data_size_pct"}}, "xaxis12": {"anchor": "y12", "domain": [0.55, 1], "range": [-3.95, 105.0], "title": {"text": "data_size_pct"}}, "xaxis13": {"anchor": "y13", "domain": [0, 0.45], "range": [-3.95, 105.0], "title": {"text": "data_size_pct"}}, "xaxis14": {"anchor": "y14", "domain": [0.55, 1]}, "xaxis2": {"anchor": "y2", "domain": [0.55, 1], "range": [-3.95, 105.0], "title": {"text": "data_size_pct"}}, "xaxis3": {"anchor": "y3", "domain": [0, 0.45], "range": [-3.95, 105.0], "title": {"text": "data_size_pct"}}, "xaxis4": {"anchor": "y4", "domain": [0.55, 1], "range": [-3.95, 105.0], "title": {"text": "data_size_pct"}}, "xaxis5": {"anchor": "y5", "domain": [0, 0.45], "range": [-3.95, 105.0], "title": {"text": "data_size_pct"}}, "xaxis6": {"anchor": "y6", "domain": [0.55, 1], "range": [-3.95, 105.0], "title": {"text": "data_size_pct"}}, "xaxis7": {"anchor": "y7", "domain": [0, 0.45], "range": [-3.95, 105.0], "title": {"text": "data_size_pct"}}, "xaxis8": {"anchor": "y8", "domain": [0.55, 1], "range": [-3.95, 105.0], "title": {"text": "data_size_pct"}}, "xaxis9": {"anchor": "y9", "domain": [0, 0.45], "range": [-3.95, 105.0], "title": {"text": "data_size_pct"}}, "yaxis": {"anchor": "x", "domain": [0.9184, 1.0], "range": [0.2023, 0.7568], "title": {"text": "Mean Loss"}}, "yaxis10": {"anchor": "x10", "domain": [0.3061, 0.3878], "range": [0.2023, 0.7568], "title": {"text": "Mean Loss"}}, "yaxis11": {"anchor": "x11", "domain": [0.1531, 0.2347], "range": [0.2023, 0.7568], "title": {"text": "Mean Loss"}}, "yaxis12": {"anchor": "x12", "domain": [0.1531, 0.2347], "range": [0.2023, 0.7568], "title": {"text": "Mean Loss"}}, "yaxis13": {"anchor": "x13", "domain": [0, 0.08163], "range": [0.2023, 0.7568], "title": {"text": "Mean Loss"}}, "yaxis14": {"anchor": "x14", "domain": [0, 0.08163]}, "yaxis2": {"anchor": "x2", "domain": [0.9184, 1.0], "range": [0.2023, 0.7568], "title": {"text": "Mean Loss"}}, "yaxis3": {"anchor": "x3", "domain": [0.7653, 0.8469], "range": [0.2023, 0.7568], "title": {"text": "Mean Loss"}}, "yaxis4": {"anchor": "x4", "domain": [0.7653, 0.8469], "range": [0.2023, 0.7568], "title": {"text": "Mean Loss"}}, "yaxis5": {"anchor": "x5", "domain": [0.6122, 0.6939], "range": [0.2023, 0.7568], "title": {"text": "Mean Loss"}}, "yaxis6": {"anchor": "x6", "domain": [0.6122, 0.6939], "range": [0.2023, 0.7568], "title": {"text": "Mean Loss"}}, "yaxis7": {"anchor": "x7", "domain": [0.4592, 0.5408], "range": [0.2023, 0.7568], "title": {"text": "Mean Loss"}}, "yaxis8": {"anchor": "x8", "domain": [0.4592, 0.5408], "range": [0.2023, 0.7568], "title": {"text": "Mean Loss"}}, "yaxis9": {"anchor": "x9", "domain": [0.3061, 0.3878], "range": [0.2023, 0.7568], "title": {"text": "Mean Loss"}}}}
